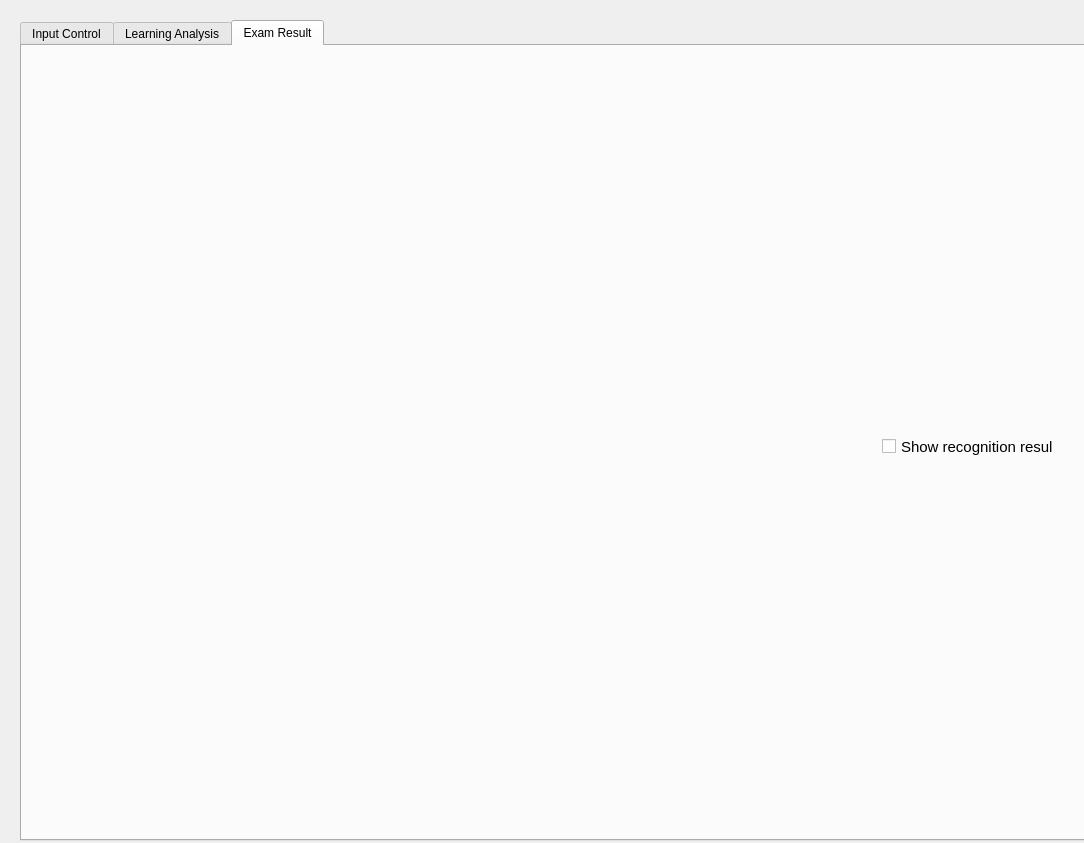
<?xml version="1.0" encoding="UTF-8"?>
<ui version="4.0">
 <class>Dialog</class>
 <widget class="QDialog" name="Dialog">
  <property name="geometry">
   <rect>
    <x>0</x>
    <y>0</y>
    <width>1084</width>
    <height>843</height>
   </rect>
  </property>
  <property name="windowTitle">
   <string>Dron Photo Processing</string>
  </property>
  <property name="toolTipDuration">
   <number>2</number>
  </property>
  <widget class="QTabWidget" name="tabWidget">
   <property name="geometry">
    <rect>
     <x>20</x>
     <y>20</y>
     <width>1071</width>
     <height>821</height>
    </rect>
   </property>
   <property name="currentIndex">
    <number>2</number>
   </property>
   <widget class="QWidget" name="tab">
    <attribute name="title">
     <string>Input Control</string>
    </attribute>
    <widget class="QPushButton" name="pushButton">
     <property name="geometry">
      <rect>
       <x>880</x>
       <y>700</y>
       <width>75</width>
       <height>23</height>
      </rect>
     </property>
     <property name="text">
      <string>GO!</string>
     </property>
    </widget>
    <widget class="QLabel" name="n_frags_label">
     <property name="geometry">
      <rect>
       <x>870</x>
       <y>640</y>
       <width>161</width>
       <height>51</height>
      </rect>
     </property>
     <property name="font">
      <font>
       <pointsize>11</pointsize>
      </font>
     </property>
     <property name="text">
      <string>TextLabel</string>
     </property>
    </widget>
    <widget class="QLabel" name="label_4">
     <property name="geometry">
      <rect>
       <x>940</x>
       <y>60</y>
       <width>51</width>
       <height>51</height>
      </rect>
     </property>
     <property name="text">
      <string>TextLabel</string>
     </property>
    </widget>
    <widget class="QLabel" name="label_3">
     <property name="geometry">
      <rect>
       <x>850</x>
       <y>60</y>
       <width>51</width>
       <height>51</height>
      </rect>
     </property>
     <property name="text">
      <string>TextLabel</string>
     </property>
    </widget>
    <widget class="QLabel" name="label_5">
     <property name="geometry">
      <rect>
       <x>850</x>
       <y>150</y>
       <width>51</width>
       <height>51</height>
      </rect>
     </property>
     <property name="text">
      <string>TextLabel</string>
     </property>
    </widget>
    <widget class="QLabel" name="frag_coord_label">
     <property name="geometry">
      <rect>
       <x>890</x>
       <y>500</y>
       <width>101</width>
       <height>20</height>
      </rect>
     </property>
     <property name="font">
      <font>
       <pointsize>11</pointsize>
      </font>
     </property>
     <property name="frameShape">
      <enum>QFrame::Box</enum>
     </property>
     <property name="text">
      <string>PixmapLabel</string>
     </property>
     <property name="scaledContents">
      <bool>true</bool>
     </property>
     <property name="alignment">
      <set>Qt::AlignCenter</set>
     </property>
    </widget>
    <widget class="QLabel" name="image_info_label">
     <property name="geometry">
      <rect>
       <x>890</x>
       <y>560</y>
       <width>101</width>
       <height>21</height>
      </rect>
     </property>
     <property name="font">
      <font>
       <pointsize>12</pointsize>
       <weight>75</weight>
       <bold>true</bold>
      </font>
     </property>
     <property name="text">
      <string>Image info</string>
     </property>
    </widget>
    <widget class="QLabel" name="image_size_label">
     <property name="geometry">
      <rect>
       <x>870</x>
       <y>580</y>
       <width>151</width>
       <height>31</height>
      </rect>
     </property>
     <property name="font">
      <font>
       <pointsize>11</pointsize>
      </font>
     </property>
     <property name="text">
      <string>TextLabel</string>
     </property>
    </widget>
    <widget class="QComboBox" name="comboBox">
     <property name="geometry">
      <rect>
       <x>940</x>
       <y>290</y>
       <width>69</width>
       <height>22</height>
      </rect>
     </property>
    </widget>
    <widget class="QCheckBox" name="checkBox">
     <property name="geometry">
      <rect>
       <x>860</x>
       <y>450</y>
       <width>161</width>
       <height>21</height>
      </rect>
     </property>
     <property name="font">
      <font>
       <pointsize>11</pointsize>
      </font>
     </property>
     <property name="text">
      <string>Show fragments grid</string>
     </property>
    </widget>
    <widget class="QLabel" name="label">
     <property name="geometry">
      <rect>
       <x>850</x>
       <y>290</y>
       <width>71</width>
       <height>16</height>
      </rect>
     </property>
     <property name="font">
      <font>
       <pointsize>10</pointsize>
       <weight>50</weight>
       <bold>false</bold>
      </font>
     </property>
     <property name="text">
      <string>Base class:</string>
     </property>
    </widget>
    <widget class="QLabel" name="label_7">
     <property name="geometry">
      <rect>
       <x>850</x>
       <y>30</y>
       <width>51</width>
       <height>16</height>
      </rect>
     </property>
     <property name="font">
      <font>
       <pointsize>10</pointsize>
      </font>
     </property>
     <property name="text">
      <string>Class 1</string>
     </property>
    </widget>
    <widget class="QLabel" name="label_8">
     <property name="geometry">
      <rect>
       <x>940</x>
       <y>30</y>
       <width>51</width>
       <height>16</height>
      </rect>
     </property>
     <property name="font">
      <font>
       <pointsize>10</pointsize>
      </font>
     </property>
     <property name="text">
      <string>Class 2</string>
     </property>
    </widget>
    <widget class="QLabel" name="label_9">
     <property name="geometry">
      <rect>
       <x>850</x>
       <y>120</y>
       <width>51</width>
       <height>16</height>
      </rect>
     </property>
     <property name="font">
      <font>
       <pointsize>10</pointsize>
      </font>
     </property>
     <property name="text">
      <string>Class 3</string>
     </property>
    </widget>
    <widget class="QDoubleSpinBox" name="doubleSpinBox">
     <property name="geometry">
      <rect>
       <x>940</x>
       <y>330</y>
       <width>62</width>
       <height>22</height>
      </rect>
     </property>
     <property name="decimals">
      <number>3</number>
     </property>
     <property name="maximum">
      <double>1.000000000000000</double>
     </property>
     <property name="singleStep">
      <double>0.010000000000000</double>
     </property>
     <property name="value">
      <double>0.100000000000000</double>
     </property>
    </widget>
    <widget class="QLabel" name="label_14">
     <property name="geometry">
      <rect>
       <x>850</x>
       <y>330</y>
       <width>71</width>
       <height>31</height>
      </rect>
     </property>
     <property name="font">
      <font>
       <pointsize>10</pointsize>
      </font>
     </property>
     <property name="text">
      <string>Binarization
threshold</string>
     </property>
    </widget>
    <widget class="QSpinBox" name="spinBox">
     <property name="geometry">
      <rect>
       <x>940</x>
       <y>389</y>
       <width>61</width>
       <height>21</height>
      </rect>
     </property>
     <property name="minimum">
      <number>0</number>
     </property>
     <property name="maximum">
      <number>50</number>
     </property>
     <property name="value">
      <number>20</number>
     </property>
    </widget>
    <widget class="QLabel" name="label_15">
     <property name="geometry">
      <rect>
       <x>850</x>
       <y>380</y>
       <width>61</width>
       <height>31</height>
      </rect>
     </property>
     <property name="font">
      <font>
       <pointsize>10</pointsize>
      </font>
     </property>
     <property name="text">
      <string>Predefine
delta</string>
     </property>
    </widget>
    <widget class="QWidget" name="gridLayoutWidget_2">
     <property name="geometry">
      <rect>
       <x>850</x>
       <y>210</y>
       <width>165</width>
       <height>51</height>
      </rect>
     </property>
     <layout class="QGridLayout" name="gridLayout">
      <item row="1" column="0">
       <widget class="QCheckBox" name="red_checkBox">
        <property name="text">
         <string>Red</string>
        </property>
        <property name="checked">
         <bool>true</bool>
        </property>
       </widget>
      </item>
      <item row="1" column="1">
       <widget class="QCheckBox" name="green_checkBox">
        <property name="text">
         <string>Green</string>
        </property>
        <property name="checked">
         <bool>true</bool>
        </property>
       </widget>
      </item>
      <item row="1" column="2">
       <widget class="QCheckBox" name="blue_checkBox">
        <property name="text">
         <string>Blue</string>
        </property>
        <property name="checked">
         <bool>true</bool>
        </property>
       </widget>
      </item>
      <item row="0" column="0" colspan="3">
       <widget class="QLabel" name="label_16">
        <property name="text">
         <string>Select color channels</string>
        </property>
        <property name="alignment">
         <set>Qt::AlignCenter</set>
        </property>
       </widget>
      </item>
     </layout>
    </widget>
   </widget>
   <widget class="QWidget" name="tab_2">
    <attribute name="title">
     <string>Learning Analysis</string>
    </attribute>
    <widget class="QWidget" name="verticalLayoutWidget">
     <property name="geometry">
      <rect>
       <x>20</x>
       <y>510</y>
       <width>571</width>
       <height>151</height>
      </rect>
     </property>
     <layout class="QVBoxLayout" name="evLayout"/>
    </widget>
    <widget class="QWidget" name="horizontalLayoutWidget">
     <property name="geometry">
      <rect>
       <x>20</x>
       <y>260</y>
       <width>581</width>
       <height>181</height>
      </rect>
     </property>
     <layout class="QHBoxLayout" name="binLayout"/>
    </widget>
    <widget class="QWidget" name="horizontalLayoutWidget_2">
     <property name="geometry">
      <rect>
       <x>30</x>
       <y>50</y>
       <width>571</width>
       <height>161</height>
      </rect>
     </property>
     <layout class="QHBoxLayout" name="brightLayout"/>
    </widget>
    <widget class="QLabel" name="delta_label">
     <property name="geometry">
      <rect>
       <x>20</x>
       <y>680</y>
       <width>201</width>
       <height>41</height>
      </rect>
     </property>
     <property name="font">
      <font>
       <pointsize>11</pointsize>
      </font>
     </property>
     <property name="text">
      <string>Optimal delta values: </string>
     </property>
    </widget>
    <widget class="QLabel" name="label_11">
     <property name="geometry">
      <rect>
       <x>240</x>
       <y>20</y>
       <width>141</width>
       <height>21</height>
      </rect>
     </property>
     <property name="font">
      <font>
       <pointsize>11</pointsize>
      </font>
     </property>
     <property name="text">
      <string>Brightness matricies</string>
     </property>
    </widget>
    <widget class="QLabel" name="label_12">
     <property name="geometry">
      <rect>
       <x>250</x>
       <y>220</y>
       <width>111</width>
       <height>21</height>
      </rect>
     </property>
     <property name="font">
      <font>
       <pointsize>11</pointsize>
      </font>
     </property>
     <property name="text">
      <string>Binary matricies</string>
     </property>
    </widget>
    <widget class="QLabel" name="label_13">
     <property name="geometry">
      <rect>
       <x>250</x>
       <y>460</y>
       <width>91</width>
       <height>21</height>
      </rect>
     </property>
     <property name="font">
      <font>
       <pointsize>11</pointsize>
      </font>
     </property>
     <property name="text">
      <string>Etalon vectors</string>
     </property>
    </widget>
    <widget class="QWidget" name="gridLayoutWidget">
     <property name="geometry">
      <rect>
       <x>260</x>
       <y>680</y>
       <width>331</width>
       <height>51</height>
      </rect>
     </property>
     <layout class="QGridLayout" name="gridLayout_2">
      <property name="spacing">
       <number>0</number>
      </property>
     </layout>
    </widget>
    <widget class="QWidget" name="verticalLayoutWidget_2">
     <property name="geometry">
      <rect>
       <x>660</x>
       <y>50</y>
       <width>381</width>
       <height>731</height>
      </rect>
     </property>
     <layout class="QVBoxLayout" name="verticalLayout"/>
    </widget>
   </widget>
   <widget class="QWidget" name="tab_3">
    <attribute name="title">
     <string>Exam Result</string>
    </attribute>
    <widget class="QCheckBox" name="checkBox_2">
     <property name="geometry">
      <rect>
       <x>860</x>
       <y>380</y>
       <width>171</width>
       <height>41</height>
      </rect>
     </property>
     <property name="font">
      <font>
       <pointsize>11</pointsize>
      </font>
     </property>
     <property name="text">
      <string>Show recognition result</string>
     </property>
    </widget>
    <widget class="QLabel" name="label_2">
     <property name="geometry">
      <rect>
       <x>20</x>
       <y>20</y>
       <width>801</width>
       <height>741</height>
      </rect>
     </property>
     <property name="text">
      <string/>
     </property>
     <property name="pixmap">
      <pixmap>aerophoto.jpg</pixmap>
     </property>
     <property name="scaledContents">
      <bool>true</bool>
     </property>
    </widget>
   </widget>
  </widget>
 </widget>
 <resources/>
 <connections/>
</ui>
